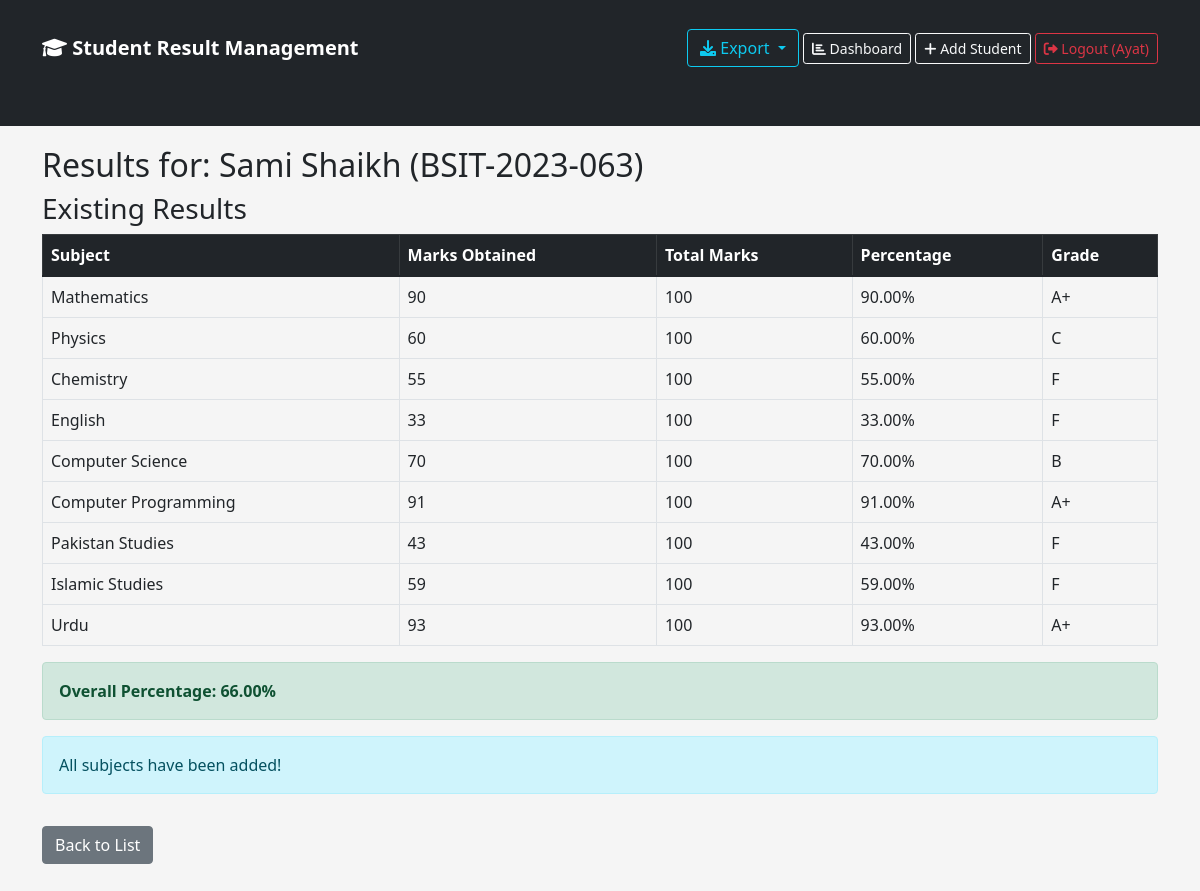
Page /2/result/ (signed in) on the committed database.
### students/models.py (models this page shows, shortened)
class Student(models.Model):
    name = models.CharField(max_length=100)
    roll_no = models.CharField(max_length=20, unique=True)
    email = models.EmailField()
    class_name = models.CharField(max_length=20)
    created_at = models.DateTimeField(auto_now_add=True)

class Result(models.Model):
    student = models.ForeignKey(Student, on_delete=models.CASCADE, related_name='results')
    subject = models.ForeignKey(Subject, on_delete=models.CASCADE)
    marks_obtained = models.IntegerField()
    total_marks = models.IntegerField(default=100)
    class Meta:
        unique_together = ['student', 'subject']
    def percentage(self):
        return (self.marks_obtained / self.total_marks) * 100
    def grade(self):
        per = self.percentage()
        if per >= 90: return 'A+'
        elif per >= 80: return 'A'
        elif per >= 70: return 'B'
        elif per >= 60: return 'C'
        else: return 'F'

class Subject(models.Model):
    name = models.CharField(max_length=50)
    code = models.CharField(max_length=10)

### students/views.py (the view)
# urls.py: path('<int:pk>/result/', views.student_result, name='student_result'),
@login_required
def student_result(request, pk):
    student = get_object_or_404(Student, pk=pk)
    results = student.results.all()
    existing_subject_ids = results.values_list('subject_id', flat=True)
    available_subjects = Subject.objects.exclude(id__in=existing_subject_ids)
    total_percentage = 0
    if results:
        total_percentage = sum(r.percentage() for r in results) / results.count()
    if request.method == 'POST':
        form = ResultForm(request.POST)
        if form.is_valid():
            result = form.save(commit=False)
            result.student = student
            result.save()
            return redirect('student_result', pk=pk)
    else:
        form = ResultForm()
    context = {
        'student': student,
        'results': results,
        'form': form,
        'available_subjects': available_subjects,
        'total_percentage': total_percentage,
    }
    return render(request, 'students/student_result.html', context)

### students/templates/students/student_result.html
{% extends 'students/base.html' %}
{% block content %}
<h2>Results for: {{ student.name }} ({{ student.roll_no }})</h2>
<h3>Existing Results</h3>
<table class="table table-bordered">
    <thead class="table-dark">
        <tr>
            <th>Subject</th>
            <th>Marks Obtained</th>
            <th>Total Marks</th>
            <th>Percentage</th>
            <th>Grade</th>
        </tr>
    </thead>
    <tbody>
        {% for result in results %}
        <tr>
            <td>{{ result.subject.name }}</td>
            <td>{{ result.marks_obtained }}</td>
            <td>{{ result.total_marks }}</td>
            <td>{{ result.percentage|floatformat:2 }}%</td>
            <td>{{ result.grade }}</td>
        </tr>
        {% empty %}
        <tr><td colspan="5" class="text-center">No results added yet</td></tr>
        {% endfor %}
    </tbody>
</table>
{% if total_percentage > 0 %}
<div class="alert alert-success">
    <strong>Overall Percentage: {{ total_percentage|floatformat:2 }}%</strong>
</div>
{% endif %}
{% if available_subjects %}
<h3>Add New Result</h3>
<div class="card">
    <div class="card-body">
        <form method="POST">
            {% csrf_token %}
            {{ form.as_p }}
            <button type="submit" class="btn btn-primary">Add Result</button>
        </form>
    </div>
</div>
{% else %}
<div class="alert alert-info">All subjects have been added!</div>
{% endif %}
<a href="{% url 'student_list' %}" class="btn btn-secondary mt-3">Back to List</a>
{% endblock %}

### students/templates/students/base.html (shortened to what this page needs)
<!DOCTYPE html>
<html>
<head>
    <link href="https://cdn.jsdelivr.net/npm/bootstrap@5.1.3/dist/css/bootstrap.min.css" rel="stylesheet">
    <link rel="stylesheet" href="https://cdnjs.cloudflare.com/ajax/libs/font-awesome/6.0.0/css/all.min.css">
</head>
<body>
    <nav class="navbar navbar-dark bg-dark">
        <div class="container">
            <a class="navbar-brand" href="{% url 'student_list' %}">
                <i class="fas fa-graduation-cap"></i> Student Result Management
            </a>
            <div>
                {% if user.is_authenticated %}
                    <div class="btn-group">
                        <button type="button" class="btn btn-outline-info dropdown-toggle" data-bs-toggle="dropdown">
                            <i class="fas fa-download"></i> Export
                        </button>
                    </div>
                    <a class="btn btn-outline-light btn-sm" href="{% url 'dashboard' %}">
                        <i class="fas fa-chart-bar"></i> Dashboard
                    </a>
                    <a class="btn btn-outline-light btn-sm" href="{% url 'student_create' %}">
                        <i class="fas fa-plus"></i> Add Student
                    </a>
                    <a class="btn btn-outline-danger btn-sm" href="{% url 'logout' %}">
                        <i class="fas fa-sign-out-alt"></i> Logout ({{ user.username }})
                    </a>
                {% else %}
                    <a class="btn btn-outline-light btn-sm" href="{% url 'login' %}">
                        <i class="fas fa-sign-in-alt"></i> Login
                    </a>
                {% endif %}
            </div>
        </div>
    </nav>
    <div class="container">
        {% block content %}
        {% endblock %}
    </div>
</body>
</html>

### students/templates/students/base.html (style rules this page uses)
body { background-color: #f5f5f5; }
.container { margin-top: 20px; margin-bottom: 50px; }
.navbar-brand { font-weight: bold; }

### rows in the picture
Student: name "Sami Shaikh", roll_no "BSIT-2023-063"
Result: subject.name "Mathematics", marks_obtained "90", total_marks "100", percentage "90.00", grade "A+"
Result: subject.name "Physics", marks_obtained "60", total_marks "100", percentage "60.00", grade "C"
Result: subject.name "Chemistry", marks_obtained "55", total_marks "100", percentage "55.00", grade "F"
Result: subject.name "English", marks_obtained "33", total_marks "100", percentage "33.00", grade "F"
Result: subject.name "Computer Science", marks_obtained "70", total_marks "100", percentage "70.00", grade "B"
Result: subject.name "Computer Programming", marks_obtained "91", total_marks "100", percentage "91.00", grade "A+"
Result: subject.name "Pakistan Studies", marks_obtained "43", total_marks "100", percentage "43.00", grade "F"
Result: subject.name "Islamic Studies", marks_obtained "59", total_marks "100", percentage "59.00", grade "F"
Result: subject.name "Urdu", marks_obtained "93", total_marks "100", percentage "93.00", grade "A+"

### other values in the picture
{{ user.username }} "Ayat"
{{ total_percentage|floatformat:2 }} "66.00"
